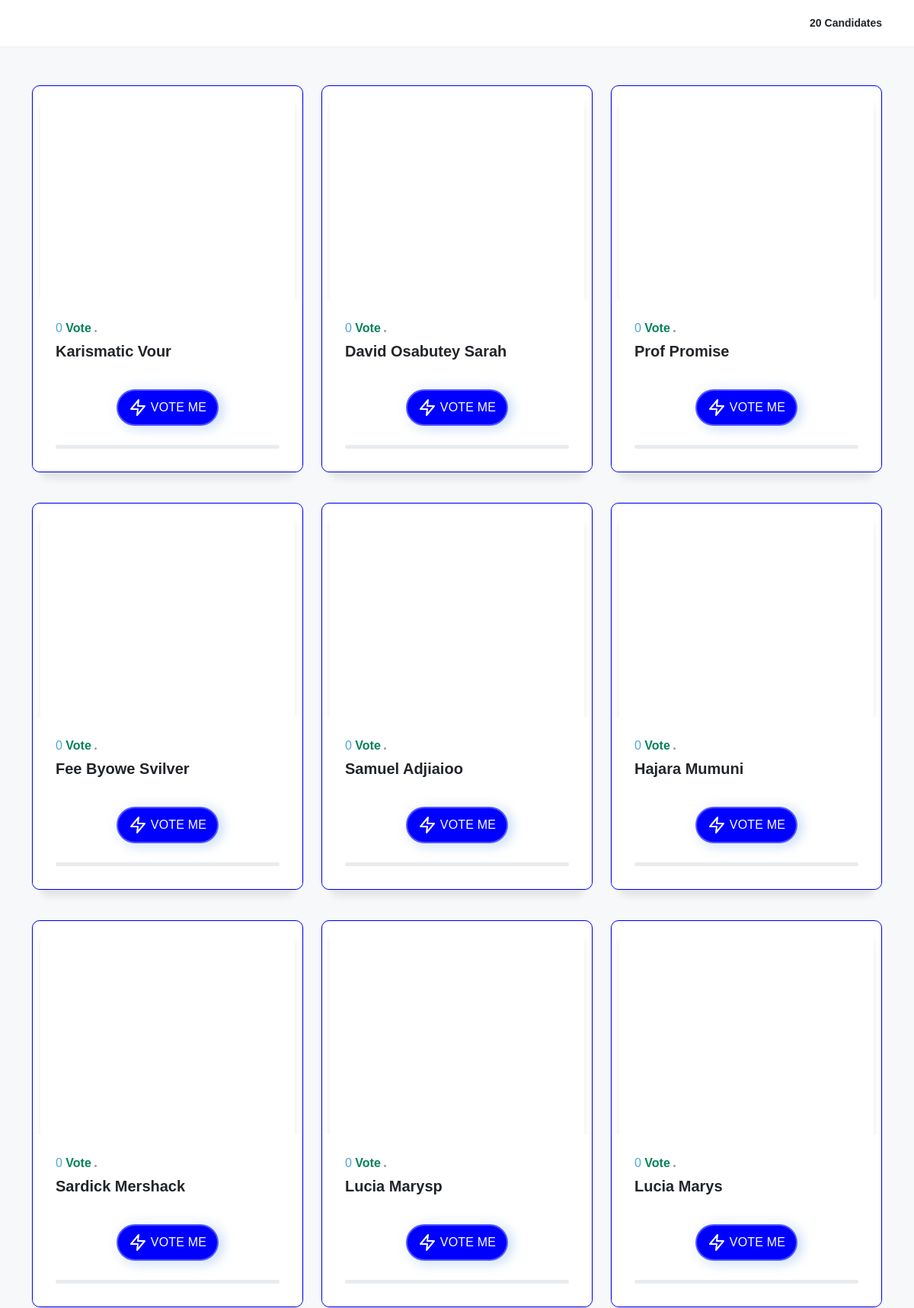
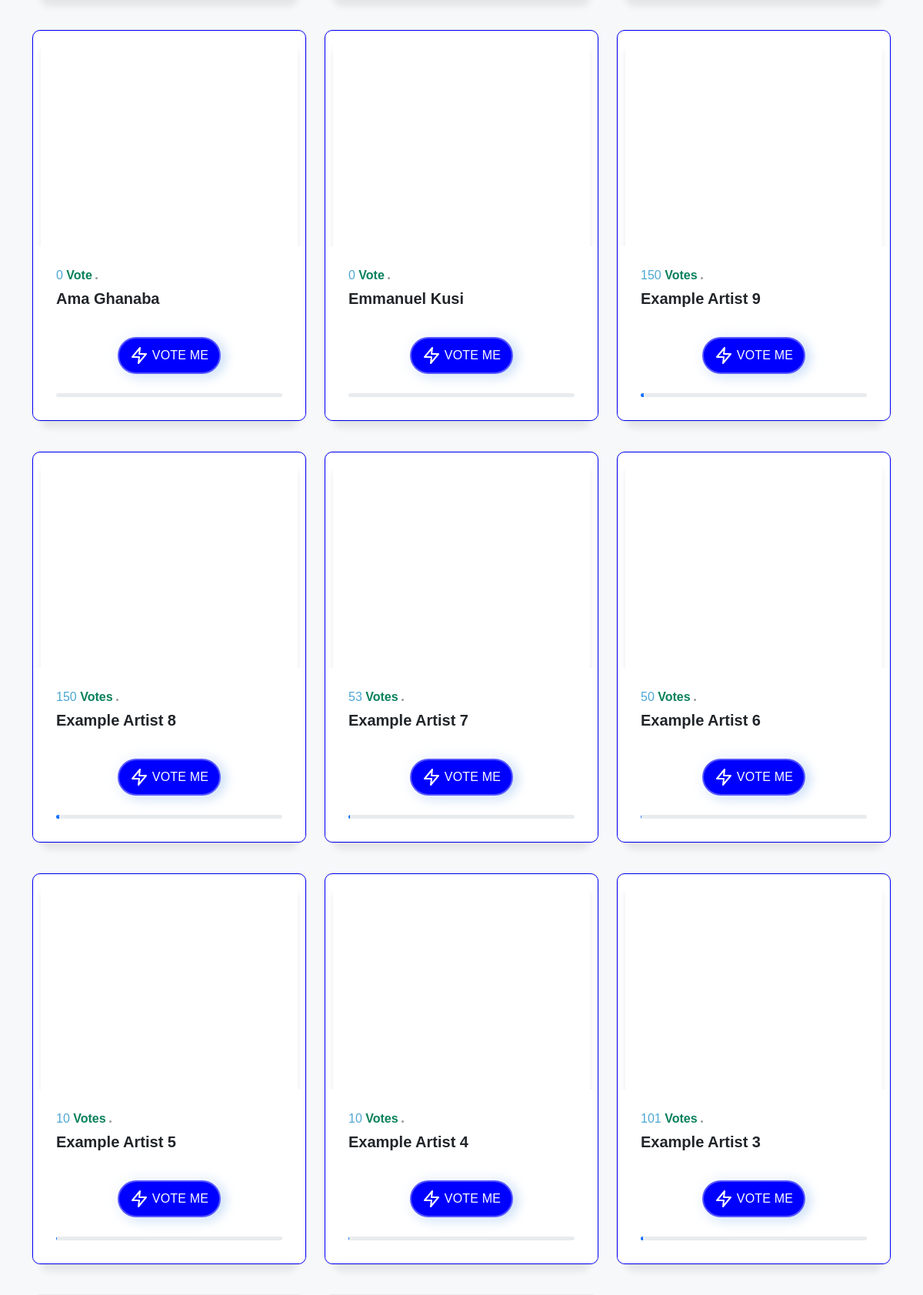
The page / (upper part) on the database its author committed (2 pictures, top to bottom).
### tables this page shows
CREATE TABLE `candidates` (
  `candidate_id` int(11) NOT NULL,
  `candidate_name` varchar(225) DEFAULT NULL,
  `candidate_gender` varchar(10) DEFAULT NULL,
  `candidate_mobile` varchar(20) DEFAULT NULL,
  `candidate_image` varchar(225) DEFAULT NULL,
  `candidate_code` varchar(11) DEFAULT NULL,
  `candidate_link` varchar(225) DEFAULT NULL,
  `candidate_vote_count` int(11) DEFAULT 0,
  `candidate_amount_recieved` int(11) DEFAULT NULL,
  `datecreated` varchar(50) DEFAULT NULL
);

### autoload.php (called while the page is built, shortened)
<?php
spl_autoload_register(function ($class){
    $dirs = [
        'app','public','app/controller','admin',
        'app/database','app/model','app/core'
    ];
    foreach ($dirs as $dir) {
        $filename = $dir . DIRECTORY_SEPARATOR . $class . '.php';
        if (file_exists($filename)) {
            return;
        }
    }
});

### app/model/Model.php (called while the page is built, shortened)
<?php
class Model extends Helper{
    public static function getAllCandidates() : array {
        $sql = "SELECT * FROM candidates ORDER BY candidate_id DESC";
        return self::selectAll($sql);
    }
    public static function getCandidateListCount() : int {
        $sql = "SELECT COUNT(*) AS total FROM candidates";
        return self::selectAll($sql)[0]['total'];
    }
}

### app/database/Database.php (called while the page is built, shortened)
<?php
class Database {
    public static function openLink() {
        return self::$pdo = new PDO('mysql:host=localhost;dbname=cleanvotemini','root','');
    }
}

### app/model/Helper.php (called while the page is built, shortened)
<?php
class Helper extends Database {
    public static function Executequery($sql,$params = []) {
        $req = parent::openLink()->prepare($sql);
        $req->execute($params);
        return $req;
    }
    public static function selectAll($sql,$params = []) {
        $req = self::Executequery($sql,$params);
        return $req->fetchAll(PDO::FETCH_ASSOC);
    }
}

### app/controller/Controller.php (called while the page is built, shortened)
<?php
class Controller extends Model {
    public static function getAllCandidates() : array {
        return parent::getAllCandidates();
    }
}

### index.php (the view, shortened to what this page needs)
<?php
require_once './autoload.php';
?>
<!DOCTYPE html>
<html class="no-js" lang="en">
<head>
    <link rel="stylesheet" href="public/assets/css/style.css">
    <link rel="stylesheet" href="public/assets/css/widgets.css">
    <link rel="stylesheet" href="public/assets/css/dark.css">
    <link rel="stylesheet" href="public/assets/css/responsive.css">
    <link rel="stylesheet" href="public/assets/css/demo.css">
    <link rel="stylesheet" href="public/assets/css/avgrund.css">
    <link href='https://unpkg.com/boxicons@2.1.4/css/boxicons.min.css' rel='stylesheet'>
</head>
<body class="theme-mode">
    <header class="main-header header-style-1 font-heading" style="position: relative;">
        <div class="header-top">
            <div class="container">
                <div class="row pt-20 pb-20">
                    <div class="col-md-3 col-xs-6">
                    </div>
                    <div class="col-md-9 col-xs-6 text-end header-top-right ">
                        <b class=" box-shadow"><?=(new Model)->getCandidateListCount() ?>
                            Candidates</b>
                    </div>
                </div>
            </div>
        </div>
    </header>
    <main>
        <div class="bg-grey pt-50 pb-50">
            <div class="container">
                <div class="row">
                    <div class="post-module-2">
                        <div class="row">
                            <?php
                            $candidates = (new Controller)->getAllCandidates();
foreach ($candidates as $item) {
    ?>
                            <article class="col-md-4 mb-40 wow fadeInUp animated">
                                <div class="post-card-1 border-radius-10 hover-up"
                                    style="box-shadow: rgba(0, 0, 0, 0.05) 0px 0px 0px 1px;border:solid 1px blue;user-select: none;">
                                    <div class=" img-hover-slide position-relative"
                                        style="background-image: url(public/assets/imgs/candidate/img.jpg); background-position: center; background-repeat: no-repeat; background-size: calc(100% - 10px) calc(100% - 10px);">
                                        <a class="img-link" href="single.html"></a>
                                    </div>
                                    <div class="post-content p-30">
                                        <div class="entry-meta meta-0 font-small mb-10" style="font-size: 16px;">
                                            <a><span
                                                    class=" text-info"><?=$item['candidate_vote_count']?></span></a>
                                            <a><span class="post-cat text-success"><?= $item['candidate_vote_count'] > 1 ? 'Votes' : 'Vote' ?></span></a>
                                        </div>
                                        <div class="d-flex post-card-content">
                                            <h5 class="post-title mb-20 font-weight-900">
                                                <a href="#"
                                                    class="candidatename"><?=$item['candidate_name']?></a>
                                            </h5>
                                            <div class="">
                                                <center>
                                                    <button class="vote" onclick="javascript:openDialog();">
                                                    <svg viewBox="0 0 24 24" width="24" height="24" stroke="currentColor" stroke-width="2" fill="none" stroke-linecap="round" stroke-linejoin="round" class="css-i6dzq1"><polygon points="13 2 3 14 12 14 11 22 21 10 12 10 13 2"></polygon></svg> Vote me
                                                    </button>
                                                </center>
                                            </div>
                                        </div>
                                        <div class="progress" style="height:5px;">
                                        <div class="progress-bar progress-bar-striped" role="progressbar"
                                        style="width: <?= max(0, min(100, $item['candidate_vote_count']/100)) ?>%"
                                        aria-valuenow="<?= $item['candidate_vote_count'] ?>"
                                        aria-valuemin="0"
                                        aria-valuemax="100">
                                        </div>
                                        </div>
                                    </div>
                                </div>
                            </article>
                            <?php
}
?>
                        </div>
                    </div>
                </div>
            </div>
        </div>
    </main>
</body>
</html>

### public/assets/css/style.css (style rules this page uses)
:root { --color-mode:"light"; --color-primary:#5869DA; --color-secondary:#2d3d8b; --color-success:#09815C; --color-danger:#e3363e; --color-warning:#e38836; --color-info:#4da7d4; --color-light:#f8f9f9; --color-grey:#f7f8f9; --color-dark:#000c2d; --color-muted:#687385; --color-white:#FFFFFF; --primary-border-color:#9b9b9b; --secondary-border-color:#f0f8ff; --mutted-border-color:#eaecee; --box-shadow-normal:0 10px 10px rgba(0,0,0,0.08); --box-shadow-hover:0 4px 60px 0 rgba(0,0,0,0.2); --button-shadow-color-normal:hsla(0,0%,42.4%,0.2); --button-shadow-color-hover:hsla(0,0%,42.4%,0.3); --dark-background: #212529; --dark-mutted-border-color:#3e4451; --dark-color-muted: #b4bfd0; --dark-color-grey: #1f2326; }
.text-success { color:var(--color-success)!important; }
.text-info { color:var(--color-info)!important; }
.bg-grey { background-color:var(--color-grey)!important; }
.border-radius-10 { border-radius:10px; }
body { font-family:'Noto Sans JP',sans-serif;font-weight:normal;font-style:normal;font-size:14px; }
h1, h2, h3, h4, h5, h6, .font-heading, .btn, .post-title { font-style:normal;font-weight:500;text-transform:none;font-family:'Noto Sans JP',sans-serif; }
a, .button { -webkit-transition:all .2s ease-out 0s;-moz-transition:all .2s ease-out 0s;-ms-transition:all .2s ease-out 0s;-o-transition:all .2s ease-out 0s;transition:all .2s ease-out 0s }
a { color:var(--color-muted); text-decoration:none }
h1 a, h2 a, h3 a, h4 a, h5 a, h6 a { color:inherit }
::placeholder { color:#838383 }
.font-small { font-size:12px; }
.img-link { display:block;width:100%;height:100%;position:absolute;z-index:1; }
.font-weight-900 { font-weight:900 }
.header-top { border-bottom-width:1px;border-bottom-style:solid;border-bottom-color:var(--mutted-border-color) }
.header-top-right { display:flex;justify-content:flex-end;align-items:center; }
.entry-meta span { position:relative; }

### public/assets/css/widgets.css (style rules this page uses)
.entry-meta { line-height:1;color:#666; }
.entry-meta.meta-0 span { position:relative; }
.img-hover-slide { background-repeat:no-repeat;background-size:cover;background-position:center center;min-height:280px;overflow:hidden; }
.post-module-1 .post-content-overlay .entry-meta span.post-cat, .entry-meta.meta-0 span.post-cat { padding-right:7px;margin-right:10px;font-weight:bold;color:#666; }
.post-module-1 .post-content-overlay .entry-meta span.post-cat::after, .entry-meta.meta-0 span.post-cat::after { content:"";width:3px;height:3px;background:#999;position:absolute;right:0;bottom:3px;border-radius:50% }
.post-card-1 { border:1px solid var(--secondary-border-color);z-index:12;transition:all .25s cubic-bezier(.02,.01,.47,1);position:relative;background:#fff }
.post-card-1::before { content:"";position:absolute;top:10px;right:10px;bottom:0;left:10px;border-radius:10px;box-shadow:var(--box-shadow-normal),0 0 0 transparent;transition:all .25s cubic-bezier(.02,.01,.47,1);z-index:-1; }
.post-card-1 .post-content { background:#fff;border-radius:0 0 10px 10px; }
.post-card-content { display:flex;flex-direction:column;justify-content:space-between;width:100%;height:100%;min-height:115px; }
* { box-sizing:border-box; }
.mb-10 { margin-bottom:10px!important }
.mb-20 { margin-bottom:20px!important }
.mb-40 { margin-bottom:40px!important }
.p-30 { padding:30px!important }
.pt-20 { padding-top:20px!important }
.pt-50 { padding-top:50px!important }
.pb-20 { padding-bottom:20px!important }
.pb-50 { padding-bottom:50px!important }

### public/assets/css/responsive.css (style rules this page uses)
@media (min-width:1200px) { .container { max-width:1140px; } }

### public/assets/css/demo.css (style rules this page uses)
* { margin: 0; padding: 0; }
html { background-color: #222; background-repeat: repeat; }
a { color: #2faeff; text-decoration: none; -webkit-transition: 0.15s color ease; -moz-transition: 0.15s color ease; -ms-transition: 0.15s color ease; -o-transition: 0.15s color ease; transition: 0.15s color ease; }
button { border: 0px; padding: 10px 14px; margin: 5px 0px; border-radius: 2px; cursor: pointer; color: #fff; background: #2faeff; font-size: 18px; outline: none; -webkit-transition: 0.15s background ease; -moz-transition: 0.15s background ease; -ms-transition: 0.15s background ease; -o-transition: 0.15s background ease; transition: 0.15s background ease; }

### rows shown on the page
candidates: candidate_vote_count "0", shows "Vote", candidate_name "Karismatic Vour"
candidates: candidate_vote_count "0", shows "Vote", candidate_name "David Osabutey Sarah"
candidates: candidate_vote_count "0", shows "Vote", candidate_name "Prof Promise"
candidates: candidate_vote_count "0", shows "Vote", candidate_name "Fee Byowe Svilver"
candidates: candidate_vote_count "0", shows "Vote", candidate_name "Samuel Adjiaioo"
candidates: candidate_vote_count "0", shows "Vote", candidate_name "Hajara Mumuni"
candidates: candidate_vote_count "0", shows "Vote", candidate_name "Sardick Mershack"
candidates: candidate_vote_count "0", candidate_name "Lucia Marysp"
candidates: candidate_vote_count "0", shows "Vote", candidate_name "Lucia Marys"
candidates: candidate_vote_count "0", shows "Vote", candidate_name "Ama Ghanaba"
candidates: candidate_vote_count "0", shows "Vote", candidate_name "Emmanuel Kusi"
candidates: candidate_vote_count "150", shows "Votes", candidate_name "Example Artist 9"
candidates: candidate_vote_count "150", shows "Votes", candidate_name "Example Artist 8"
candidates: candidate_vote_count "53", shows "Votes", candidate_name "Example Artist 7"
candidates: candidate_vote_count "50", shows "Votes", candidate_name "Example Artist 6"
candidates: candidate_vote_count "10", shows "Votes", candidate_name "Example Artist 5"
candidates: candidate_vote_count "10", shows "Votes", candidate_name "Example Artist 4"
candidates: candidate_vote_count "101", shows "Votes", candidate_name "Example Artist 3"
